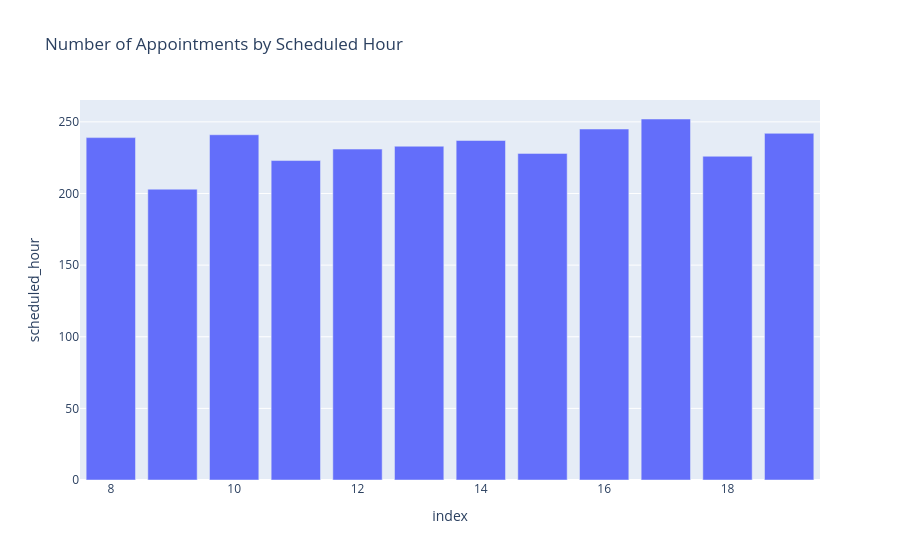

Source (notebook cell):
### Code cell
scheduled_hour_counts = df['scheduled_hour'].value_counts().reset_index()
scheduled_hour_counts.columns = ['index', 'scheduled_hour']
fig = px.bar(scheduled_hour_counts,
             x = scheduled_hour_counts['index'],
             y = scheduled_hour_counts['scheduled_hour'],
             labels={'x':'Scheduled Hour', 'y':'Appointments'},
             title = 'Number of Appointments by Scheduled Hour'
)
fig.show()

### Figure 1 — Plotly figure (JSON) as saved in the notebook; plotly's stock layout.template omitted (floating-point values rounded to 4 significant figures)
{"data": [{"hovertemplate": "index=%{x}<br>scheduled_hour=%{y}<extra></extra>", "legendgroup": "", "marker": {"color": "#636efa", "pattern": {"shape": ""}}, "name": "", "orientation": "v", "showlegend": false, "textposition": "auto", "type": "bar", "x": [17, 16, 19, 10, 8, 14, 13, 12, 15, 18, 11, 9], "xaxis": "x", "y": [252, 245, 242, 241, 239, 237, 233, 231, 228, 226, 223, 203], "yaxis": "y"}], "layout": {"barmode": "relative", "legend": {"tracegroupgap": 0}, "title": {"text": "Number of Appointments by Scheduled Hour"}, "xaxis": {"anchor": "y", "domain": [0, 1], "title": {"text": "index"}}, "yaxis": {"anchor": "x", "domain": [0, 1], "title": {"text": "scheduled_hour"}}}}
